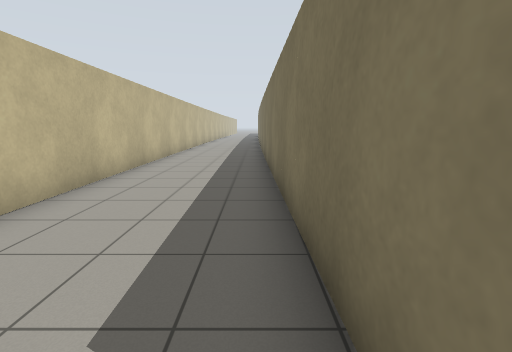
[1] (above)

12 first-person views from a walk through a Gazebo world. The camera is 1.2 m above the floor, tilts 10° down and sees 85° across. The lines on the ground mark 1 m squares. The floor is counted in squares, 1 m on a side. Each view is taken from the middle of a square. On the plan, view 1 faces up. The plan holds only what a view shows up to about 12 squares ahead; the rest is blank. The place goes on beyond the plan.

[2]
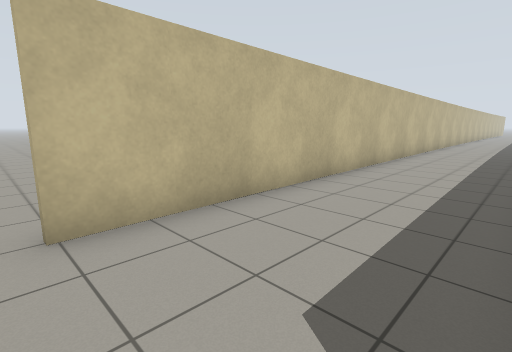

[3]
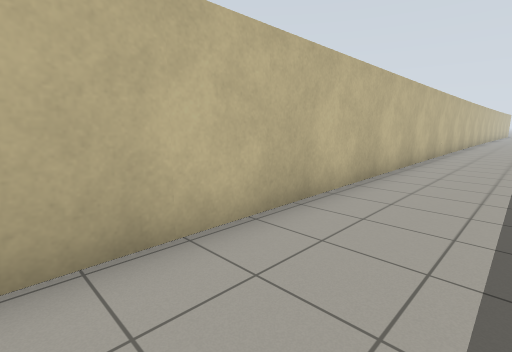

[4]
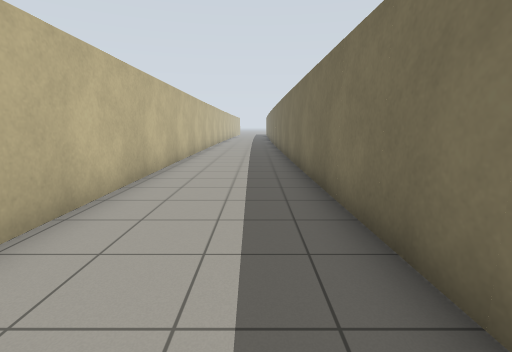

[5]
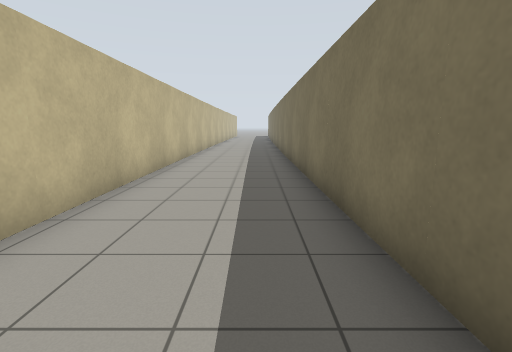

[6]
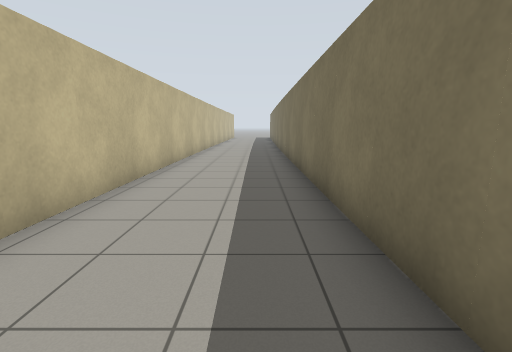

[7]
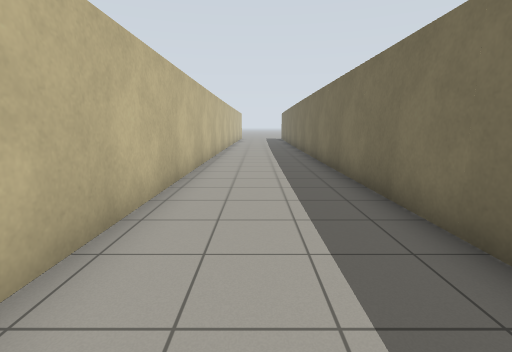

[8]
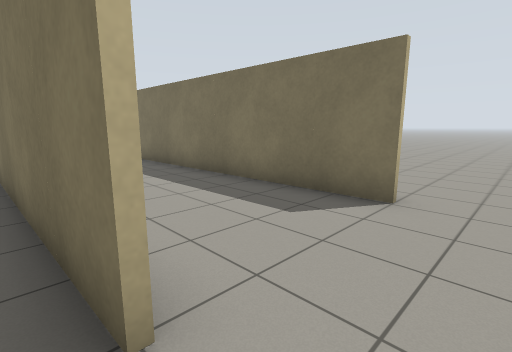

[9]
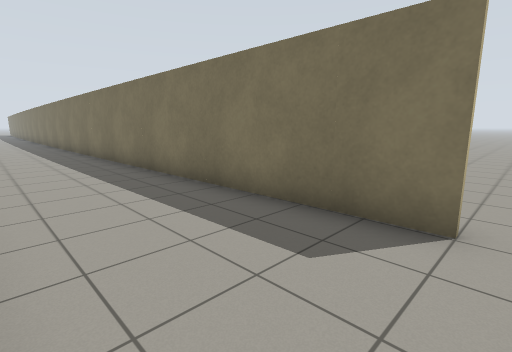

[10]
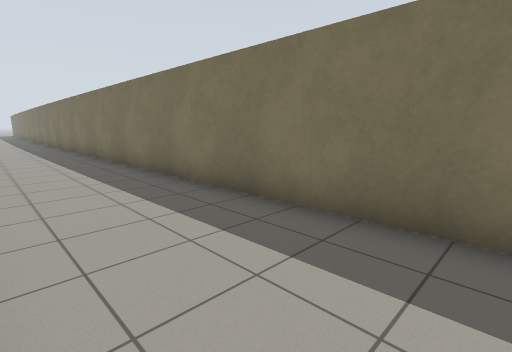

[11]
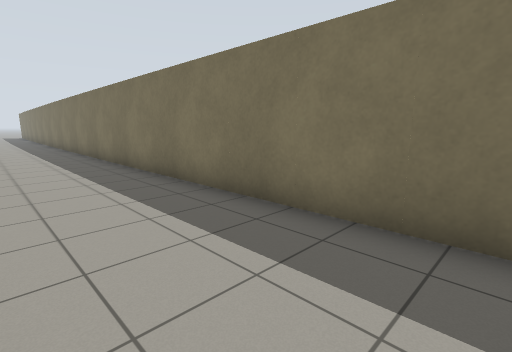

[12]
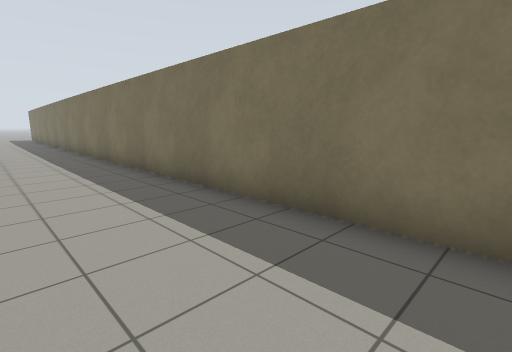

### Floor plan
Points are (right, up) in squares from view 1. A wall is a line through its corners. A room is listed if a view was taken in it or the views show most of it. See-through windows are left out.
Room 1 (views 1, 2, 3, 4, 5, 6, 7, 9, 10, 11, 12)
walls: (-3.5, 4.9) (-3.4, 0.3); (0.3, 3.4) (0.2, 31.5); (0.6, 0.4) (0.5, 3.5); (-3.8, 31.5) (-3.8, 4.9)
ways out: opening at (-4, -0.5) to room 2; opening at (1, -0.5)
Room 2 (view 8)
walls: (-3.6, 0.3) (-3.7, 6.9)
ways out: opening at (-4, -0.5) to room 1

Where each view was taken, in squares from view 1:
view 1: 0 up, 0 right, facing up
view 2: 0 up, 0 right, facing up-left
view 3: 8 up, 1 left, facing up-left
view 4: 8 up, 1 left, facing up
view 5: 15 up, 1 left, facing up
view 6: 20 up, 1 left, facing up
view 7: 23 up, 2 left, facing up
view 8: 1 down, 4 left, facing up-right
view 9: 0 up, 3 left, facing up-right
view 10: 4 up, 3 left, facing up-right
view 11: 13 up, 3 left, facing up-right
view 12: 20 up, 3 left, facing up-right
